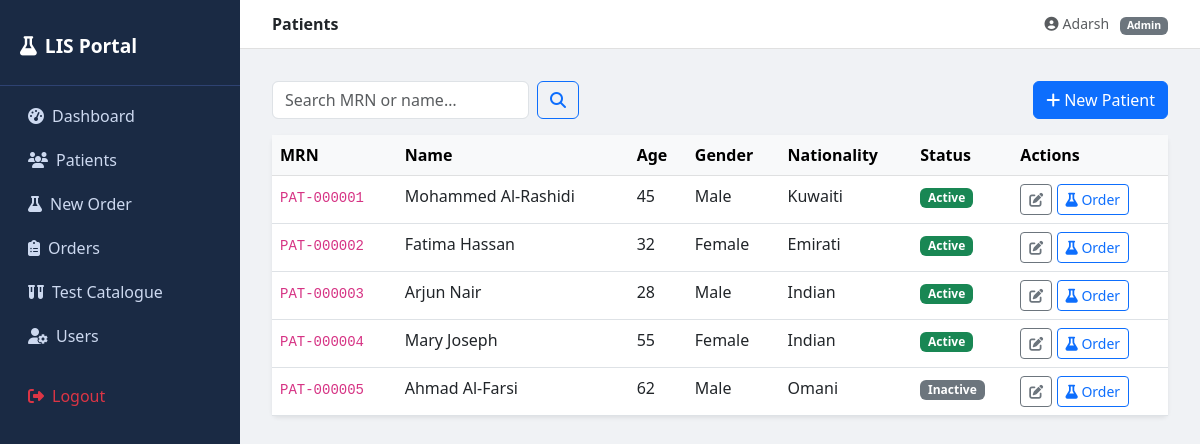
/patients/ (signed in), run on the app's committed database.
### accounts/models.py (models this page shows, shortened)
class UserProfile(models.Model):
    ROLE_CHOICES = [
        ('Admin', 'Admin'),
        ('Physician', 'Physician'),
        ('Nurse', 'Nurse'),
        ('Phlebotomist', 'Phlebotomist'),
        ('LabTechnician', 'Lab Technician'),
    ]
    STATUS_CHOICES = [
        ('Active', 'Active'),
        ('Inactive', 'Inactive'),
        ('Locked', 'Locked'),
    ]
    user = models.OneToOneField(User, on_delete=models.CASCADE, related_name='profile')
    employee_id = models.CharField(max_length=20, unique=True)
    full_name = models.CharField(max_length=150)
    role = models.CharField(max_length=50, choices=ROLE_CHOICES)
    designation = models.CharField(max_length=80)
    department = models.CharField(max_length=80, blank=True, null=True)
    phone = models.CharField(max_length=20, blank=True, null=True)
    status = models.CharField(max_length=10, choices=STATUS_CHOICES, default='Active')
    created_at = models.DateTimeField(auto_now_add=True)
    updated_at = models.DateTimeField(auto_now=True)
    class Meta:
        db_table = 'user_master'
        verbose_name = 'User Profile'

### patients/models.py (models this page shows, shortened)
class PatientMaster(models.Model):
    GENDER_CHOICES = [('Male', 'Male'), ('Female', 'Female'), ('Other', 'Other')]
    STATUS_CHOICES = [('Active', 'Active'), ('Inactive', 'Inactive')]
    mrn = models.CharField(max_length=20, unique=True)
    patient_name = models.CharField(max_length=150)
    age = models.PositiveSmallIntegerField()
    gender = models.CharField(max_length=10, choices=GENDER_CHOICES)
    nationality = models.CharField(max_length=80)
    dob = models.DateField(null=True, blank=True)
    phone = models.CharField(max_length=20, null=True, blank=True)
    email = models.EmailField(max_length=150, null=True, blank=True)
    status = models.CharField(max_length=10, choices=STATUS_CHOICES, default='Active')
    created_at = models.DateTimeField(auto_now_add=True)
    updated_at = models.DateTimeField(auto_now=True)
    class Meta:
        db_table = 'patient_master'
        ordering = ['-created_at']

### accounts/frontend_views.py (the view)
# urls.py: path('patients/', frontend_views.patient_list, name='patient_list'),
@login_required
@role_required('Physician', 'Nurse')
def patient_list(request):
    search = request.GET.get('search', '')
    patients = PatientMaster.objects.all()
    if search:
        patients = patients.filter(patient_name__icontains=search) | patients.filter(mrn__icontains=search)
    return render(request, 'patient_list.html', {'patients': patients, 'search': search})

### templates/patient_list.html
{% extends 'base.html' %}
{% block page_title %}Patients{% endblock %}
{% block content %}
<div class="d-flex justify-content-between mb-3">
  <form class="d-flex gap-2" method="get">
    <input type="text" name="search" class="form-control" placeholder="Search MRN or name…" value="{{ search }}">
    <button class="btn btn-outline-primary"><i class="fas fa-search"></i></button>
  </form>
  <a href="{% url 'patient_register' %}" class="btn btn-primary"><i class="fas fa-plus me-1"></i>New Patient</a>
</div>
<div class="card border-0 shadow-sm">
  <div class="table-responsive">
    <table class="table table-hover mb-0">
      <thead class="table-light">
        <tr><th>MRN</th><th>Name</th><th>Age</th><th>Gender</th><th>Nationality</th><th>Status</th><th>Actions</th></tr>
      </thead>
      <tbody>
        {% for p in patients %}
        <tr>
          <td><code>{{ p.mrn }}</code></td>
          <td>{{ p.patient_name }}</td>
          <td>{{ p.age }}</td>
          <td>{{ p.gender }}</td>
          <td>{{ p.nationality }}</td>
          <td><span class="badge {% if p.status == 'Active' %}bg-success{% else %}bg-secondary{% endif %}">{{ p.status }}</span></td>
          <td>
            <a href="{% url 'patient_edit' p.pk %}" class="btn btn-sm btn-outline-secondary"><i class="fas fa-edit"></i></a>
            <a href="{% url 'order_entry' %}?patient={{ p.pk }}" class="btn btn-sm btn-outline-primary"><i class="fas fa-flask"></i> Order</a>
          </td>
        </tr>
        {% empty %}
        <tr><td colspan="7" class="text-center text-muted py-4">No patients found.</td></tr>
        {% endfor %}
      </tbody>
    </table>
  </div>
</div>
{% endblock %}

### templates/base.html (shortened to what this page needs)
<!DOCTYPE html>
<html lang="en">
<head>
  <link href="https://cdn.jsdelivr.net/npm/bootstrap@5.3.0/dist/css/bootstrap.min.css" rel="stylesheet"/>
  <link href="https://cdnjs.cloudflare.com/ajax/libs/font-awesome/6.4.0/css/all.min.css" rel="stylesheet"/>
</head>
<body>
{% if user.is_authenticated %}
  <nav class="sidebar">
    <div class="brand"><i class="fas fa-flask me-2"></i>LIS Portal</div>
    <ul class="nav flex-column mt-2">
      <li class="nav-item"><a class="nav-link" href="{% url 'dashboard' %}"><i class="fas fa-tachometer-alt me-2"></i>Dashboard</a></li>
      {% with role=user.profile.role %}
      {% if role == 'Admin' or role == 'Physician' or role == 'Nurse' %}
      <li class="nav-item"><a class="nav-link" href="{% url 'patient_list' %}"><i class="fas fa-users me-2"></i>Patients</a></li>
      <li class="nav-item"><a class="nav-link" href="{% url 'order_entry' %}"><i class="fas fa-flask me-2"></i>New Order</a></li>
      {% endif %}
      {% if role == 'Admin' %}
      <li class="nav-item"><a class="nav-link" href="{% url 'order_list' %}"><i class="fas fa-clipboard-list me-2"></i>Orders</a></li>
      <li class="nav-item"><a class="nav-link" href="{% url 'test_management' %}"><i class="fas fa-vials me-2"></i>Test Catalogue</a></li>
      <li class="nav-item"><a class="nav-link" href="{% url 'user_management' %}"><i class="fas fa-user-cog me-2"></i>Users</a></li>
      {% endif %}
      {% endwith %}
      <li class="nav-item mt-3"><a class="nav-link text-danger" href="{% url 'logout' %}"><i class="fas fa-sign-out-alt me-2"></i>Logout</a></li>
    </ul>
  </nav>
  <div class="topbar">
    <span class="fw-semibold">{% block page_title %}Dashboard{% endblock %}</span>
    <span class="text-muted small">
      <i class="fas fa-user-circle me-1"></i>{{ user.profile.full_name }} &nbsp;
      <span class="badge bg-secondary">{{ user.profile.role }}</span>
    </span>
  </div>
{% endif %}
  <div class="{% if user.is_authenticated %}main-content{% else %}container mt-5{% endif %}">
    {% block content %}{% endblock %}
  </div>
</body>
</html>

### templates/base.html (style rules this page uses)
body { background: #f0f2f5; }
.sidebar { min-height: 100vh; background: #1a2a44; color: #cdd9f0; width: 240px; position: fixed; top: 0; left: 0; padding-top: 1rem; z-index: 100; }
.sidebar .nav-link { color: #cdd9f0; padding: .5rem 1.25rem; border-radius: 6px; margin: 2px 8px; }
.sidebar .brand { font-size: 1.2rem; font-weight: 700; color: #fff; padding: 1rem 1.25rem 1.5rem; border-bottom: 1px solid #2e4272; }
.main-content { margin-left: 240px; padding: 2rem; }
.topbar { background: #fff; border-bottom: 1px solid #e0e0e0; padding: .75rem 2rem; display: flex; justify-content: space-between; align-items: center; margin-left: 240px; position: sticky; top: 0; z-index: 99; }

### data on the page
PatientMaster: mrn "PAT-000001", patient_name "Mohammed Al-Rashidi", age "45", gender "Male", nationality "Kuwaiti", status "Active"
PatientMaster: mrn "PAT-000002", patient_name "Fatima Hassan", age "32", gender "Female", nationality "Emirati", status "Active"
PatientMaster: mrn "PAT-000003", patient_name "Arjun Nair", age "28", gender "Male", nationality "Indian", status "Active"
PatientMaster: mrn "PAT-000004", patient_name "Mary Joseph", age "55", gender "Female", nationality "Indian", status "Active"
PatientMaster: mrn "PAT-000005", patient_name "Ahmad Al-Farsi", age "62", gender "Male", nationality "Omani", status "Inactive"

### other printed values
{{ user.profile.full_name }} "Adarsh"
{{ user.profile.role }} "Admin"
